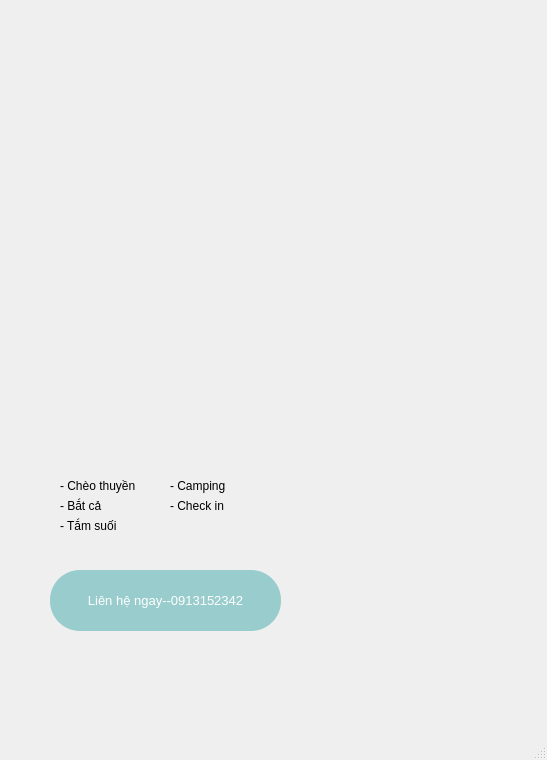
<?xml version="1.0" encoding="UTF-8"?>
<ui version="4.0">
 <class>MainWindow</class>
 <widget class="QMainWindow" name="MainWindow">
  <property name="geometry">
   <rect>
    <x>0</x>
    <y>0</y>
    <width>547</width>
    <height>760</height>
   </rect>
  </property>
  <property name="windowTitle">
   <string>MainWindow</string>
  </property>
  <widget class="QWidget" name="centralwidget">
   <widget class="QLabel" name="label">
    <property name="geometry">
     <rect>
      <x>0</x>
      <y>0</y>
      <width>541</width>
      <height>711</height>
     </rect>
    </property>
    <property name="text">
     <string/>
    </property>
    <property name="pixmap">
     <pixmap>../../../../Downloads/in(1).png</pixmap>
    </property>
    <property name="scaledContents">
     <bool>true</bool>
    </property>
   </widget>
   <widget class="QPushButton" name="btnComeback_2">
    <property name="geometry">
     <rect>
      <x>50</x>
      <y>570</y>
      <width>231</width>
      <height>61</height>
     </rect>
    </property>
    <property name="font">
     <font>
      <pointsize>10</pointsize>
     </font>
    </property>
    <property name="styleSheet">
     <string notr="true">background-color:#99CCCC;
color:white;
border-radius:30</string>
    </property>
    <property name="text">
     <string>Liên hệ ngay--0913152342</string>
    </property>
   </widget>
   <widget class="QLabel" name="label_2">
    <property name="geometry">
     <rect>
      <x>60</x>
      <y>470</y>
      <width>101</width>
      <height>31</height>
     </rect>
    </property>
    <property name="font">
     <font>
      <pointsize>9</pointsize>
     </font>
    </property>
    <property name="styleSheet">
     <string notr="true"/>
    </property>
    <property name="text">
     <string>- Chèo thuyền</string>
    </property>
   </widget>
   <widget class="QLabel" name="label_3">
    <property name="geometry">
     <rect>
      <x>60</x>
      <y>490</y>
      <width>101</width>
      <height>31</height>
     </rect>
    </property>
    <property name="font">
     <font>
      <pointsize>9</pointsize>
     </font>
    </property>
    <property name="text">
     <string>- Bắt cả</string>
    </property>
   </widget>
   <widget class="QLabel" name="label_4">
    <property name="geometry">
     <rect>
      <x>60</x>
      <y>510</y>
      <width>101</width>
      <height>31</height>
     </rect>
    </property>
    <property name="font">
     <font>
      <pointsize>9</pointsize>
     </font>
    </property>
    <property name="text">
     <string>- Tắm suối</string>
    </property>
   </widget>
   <widget class="QLabel" name="label_5">
    <property name="geometry">
     <rect>
      <x>170</x>
      <y>470</y>
      <width>101</width>
      <height>31</height>
     </rect>
    </property>
    <property name="font">
     <font>
      <pointsize>9</pointsize>
     </font>
    </property>
    <property name="text">
     <string>- Camping</string>
    </property>
   </widget>
   <widget class="QLabel" name="label_6">
    <property name="geometry">
     <rect>
      <x>170</x>
      <y>490</y>
      <width>101</width>
      <height>31</height>
     </rect>
    </property>
    <property name="font">
     <font>
      <pointsize>9</pointsize>
     </font>
    </property>
    <property name="text">
     <string>- Check in</string>
    </property>
   </widget>
  </widget>
  <widget class="QMenuBar" name="menubar">
   <property name="geometry">
    <rect>
     <x>0</x>
     <y>0</y>
     <width>547</width>
     <height>26</height>
    </rect>
   </property>
  </widget>
  <widget class="QStatusBar" name="statusbar"/>
 </widget>
 <resources/>
 <connections/>
</ui>
